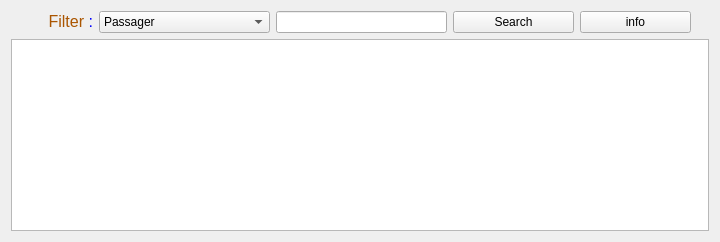
              <widget class="QWidget" name="passager_location_2">
               <attribute name="title">
                <string>Passager Location</string>
               </attribute>
               <layout class="QGridLayout" name="gridLayout_71">
                <item row="0" column="0">
                 <layout class="QGridLayout" name="gridLayout_72">
                  <item row="0" column="0">
                   <layout class="QHBoxLayout" name="horizontalLayout_55">
                    <item>
                     <spacer name="horizontalSpacer_135">
                      <property name="orientation">
                       <enum>Qt::Horizontal</enum>
                      </property>
                      <property name="sizeHint" stdset="0">
                       <size>
                        <width>18</width>
                        <height>20</height>
                       </size>
                      </property>
                     </spacer>
                    </item>
                    <item>
                     <widget class="QLabel" name="label_152">
                      <property name="minimumSize">
                       <size>
                        <width>64</width>
                        <height>21</height>
                       </size>
                      </property>
                      <property name="text">
                       <string>&lt;html&gt;&lt;head/&gt;&lt;body&gt;&lt;p align=&quot;right&quot;&gt;&lt;span style=&quot; font-size:12pt; color:#aa5500;&quot;&gt;Filter &lt;/span&gt;&lt;span style=&quot; font-size:12pt; color:#0000ff;&quot;&gt;:&lt;/span&gt;&lt;/p&gt;&lt;/body&gt;&lt;/html&gt;</string>
                      </property>
                     </widget>
                    </item>
                    <item>
                     <widget class="QComboBox" name="comboBox_30">
                      <property name="minimumSize">
                       <size>
                        <width>171</width>
                        <height>0</height>
                       </size>
                      </property>
                      <item>
                       <property name="text">
                        <string>Passager</string>
                       </property>
                      </item>
                      <item>
                       <property name="text">
                        <string>Near Station</string>
                       </property>
                      </item>
                     </widget>
                    </item>
                    <item>
                     <widget class="QLineEdit" name="lineEdit_30">
                      <property name="minimumSize">
                       <size>
                        <width>171</width>
                        <height>0</height>
                       </size>
                      </property>
                     </widget>
                    </item>
                    <item>
                     <widget class="QPushButton" name="pushButton_118">
                      <property name="minimumSize">
                       <size>
                        <width>121</width>
                        <height>0</height>
                       </size>
                      </property>
                      <property name="text">
                       <string>Search</string>
                      </property>
                      <property name="icon">
                       <iconset theme="edit-find">
                        <normaloff>../../../../../.designer/backup</normaloff>../../../../../.designer/backup</iconset>
                      </property>
                     </widget>
                    </item>
                    <item>
                     <widget class="QPushButton" name="pushButton_119">
                      <property name="minimumSize">
                       <size>
                        <width>111</width>
                        <height>0</height>
                       </size>
                      </property>
                      <property name="text">
                       <string>info</string>
                      </property>
                      <property name="icon">
                       <iconset theme="dialog-information">
                        <normaloff>../../../../../.designer/backup</normaloff>../../../../../.designer/backup</iconset>
                      </property>
                     </widget>
                    </item>
                    <item>
                     <spacer name="horizontalSpacer_136">
                      <property name="orientation">
                       <enum>Qt::Horizontal</enum>
                      </property>
                      <property name="sizeHint" stdset="0">
                       <size>
                        <width>18</width>
                        <height>20</height>
                       </size>
                      </property>
                     </spacer>
                    </item>
                   </layout>
                  </item>
                  <item row="1" column="0">
                   <widget class="QTableWidget" name="tableWidget_32"/>
                  </item>
                 </layout>
                </item>
               </layout>
              </widget>
